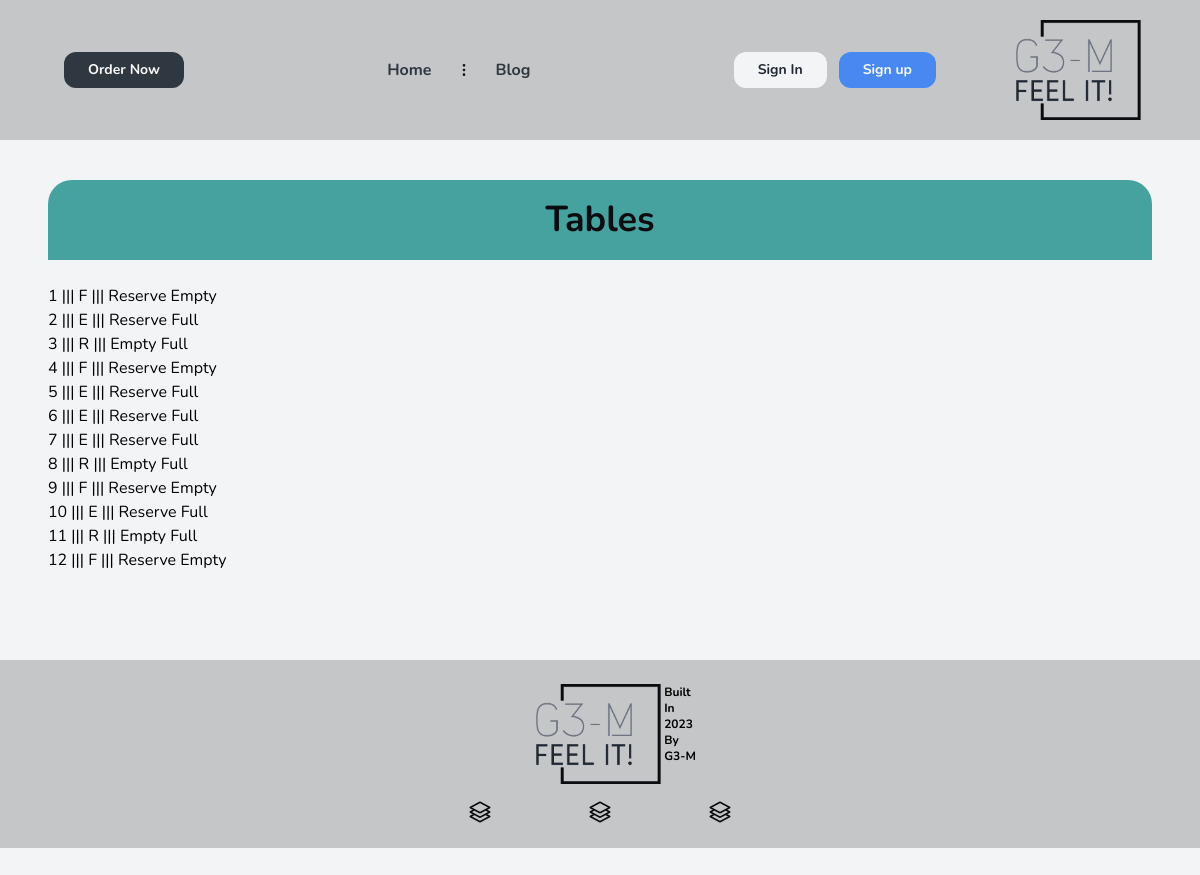
The page /tables/list-table on the database as committed earlier.
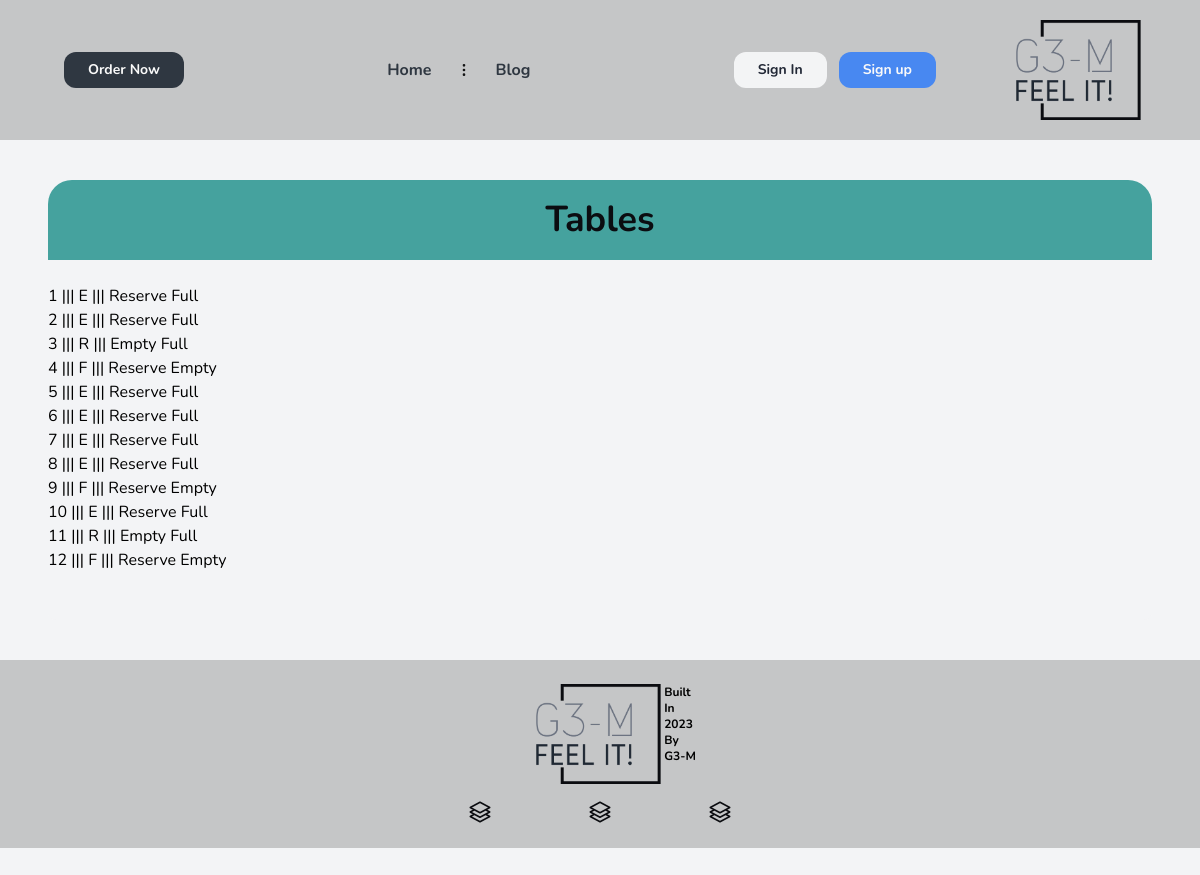
The same page on the database as committed later.
### tables/models.py (models this page shows)
class Table(BaseModel):
    status_fields = [("R", "Reserved"), ("E", "Empty"), ("F", "Full"), ("T", "TakeAway")]
    number = models.PositiveIntegerField()
    status = models.CharField(max_length=1, choices=status_fields, default='E')
    def __str__(self) -> str:
        return f'{self.number}'

### tables/views.py (the view)
# urls.py: path('list-table', views.ListTableView.as_view(), name='list-table'),
class ListTableView(ListView):
    model = Table
    template_name = 'Reservation_ListTableTemplate.html'
    context_object_name = 'table'

### core/models.py (called while the page is built)
    def get_queryset(self):
        return super().get_queryset().filter(deleted_at__isnull=True)

### templates/Reservation_ListTableTemplate.html (shortened to what this page needs)
{% extends "base.html" %}
{% load widget_tweaks %}
{% block content %}
    <div class=" forms-div ">
    <h2 class='forms-header'>Tables</h2>
<div class="center">
	<ul class="tasks">
		{% for task in table %}
            <br>
            {{ task }} |||
            {{ task.status }}  |||
            {% if task.status != 'R' %}
            <form action="{% url 'tables:change-table-status' task.pk 'R' %}" method="post" style="display:inline;">
                <button type="submit">Reserve</button>
            </form>
            {% endif %}
            {% if task.status != 'E' %}
            <form action="{% url 'tables:change-table-status' task.pk 'E' %}" method="post" style="display:inline;">
                <button type="submit">Empty</button>
            </form>
            {% endif %}
            {% if task.status != 'F' %}
            <form action="{% url 'tables:change-table-status' task.pk 'F' %}" method="post" style="display:inline;">
                <button type="submit">Full</button>
            </form>
            {% endif %}
		{% endfor %}
	</ul>
</div>
{% endblock content %}

Rows that differ between the two databases and show on the page:
changed Table (number 1 of 12 on the later page): status "F" → "E"; status "Empty" → "Full"
changed Table (number 8 of 12 on the later page): status "R" → "E"; status "Empty" → "Reserve"
